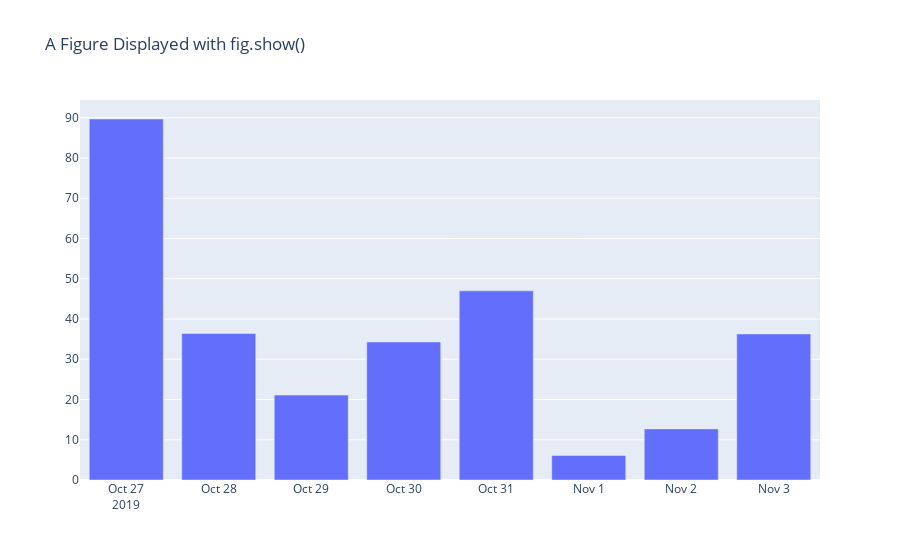

Notebook source saved alongside this figure:
### Code cell
import plotly.graph_objects as go
fig = go.Figure(
    data=[go.Bar(x=daily.index.values,y=daily['Carbohydrates (g)'])],
    layout_title_text="A Figure Displayed with fig.show()"
)
fig.show()

### Figure 1 — Plotly figure (JSON) as saved in the notebook; plotly's stock layout.template omitted (floating-point values rounded to 4 significant figures)
{"data": [{"type": "bar", "x": ["2019-10-27", "2019-10-28", "2019-10-29", "2019-10-30", "2019-10-31", "2019-11-01", "2019-11-02", "2019-11-03"], "y": [89.7, 36.4, 21.1, 34.3, 47, 6.1, 12.7, 36.3]}], "layout": {"title": {"text": "A Figure Displayed with fig.show()"}}}
